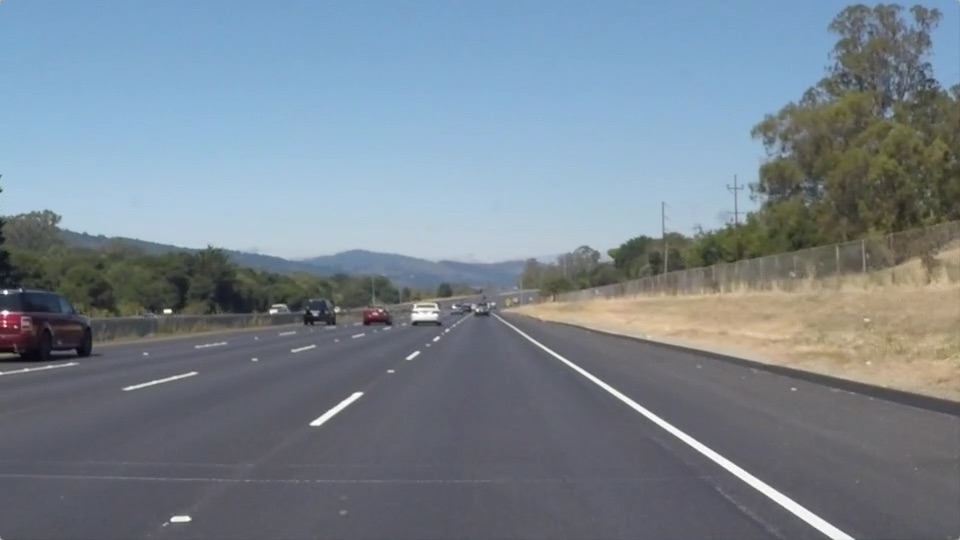
#> input picture test_images/solidWhiteRight.jpg, 960 x 540 px
$ python -i 'lane .py'   (imports and definitions only)
#> lines starting #> are read from the running program, lines starting #| are printed output that depends on the picture; after the words box and inside, x2 and y2 are one past the last pixel; in counts of white or black regions, pixels touching at a corner belong together
#!/usr/bin/env python
# coding: utf-8

# In[1]:


import matplotlib


# # Get the required Images and Videos

# In[2]:


# [1 line not run here, left out]


# In[3]:


from distutils.dir_util import copy_tree
import shutil
# [2 lines not run here, left out]


# # Color Selection

# In[4]:


import matplotlib.pyplot as plt
import matplotlib.image as mpimg
import numpy as np

# Read in the image
# [1 line not run here, left out]

# Grab the x and y size and make a copy of the image
# [1 line that did not run here, left out]
# [1 line that did not run here, left out]
# [1 line that did not run here, left out]

# Define color selection criteria
###### MODIFY THESE VARIABLES TO MAKE YOUR COLOR SELECTION
red_threshold = 200
green_threshold = 200
blue_threshold = 200
######

rgb_threshold = [red_threshold, green_threshold, blue_threshold]

# Do a boolean or with the "|" character to identify
# pixels below the thresholds
# [3 lines that did not run here, left out]
# [1 line that did not run here, left out]

# Display the image
# [6 lines not run here, left out]

# Uncomment the following code if you are running the code locally and wish to save the image
# mpimg.imsave("test-after.jpg", color_select)


# # Region Masking

# In[5]:


import matplotlib.pyplot as plt
import matplotlib.image as mpimg
import numpy as np

# Read in the image
# [1 line not run here, left out]

# Grab the x and y size and make a copy of the image
# [1 line that did not run here, left out]
# [1 line that did not run here, left out]
# [1 line that did not run here, left out]
# [1 line that did not run here, left out]

# Define color selection criteria
# MODIFY THESE VARIABLES TO MAKE YOUR COLOR SELECTION
red_threshold = 200
green_threshold = 200
blue_threshold = 200

rgb_threshold = [red_threshold, green_threshold, blue_threshold]

# Define the vertices of a triangular mask.
# Keep in mind the origin (x=0, y=0) is in the upper left
# MODIFY THESE VALUES TO ISOLATE THE REGION
# WHERE THE LANE LINES ARE IN THE IMAGE
left_bottom = [100, 539]
right_bottom = [950, 539]
apex = [480, 290]

# Perform a linear fit (y=Ax+B) to each of the three sides of the triangle
# np.polyfit returns the coefficients [A, B] of the fit
fit_left = np.polyfit((left_bottom[0], apex[0]), (left_bottom[1], apex[1]), 1)
fit_right = np.polyfit((right_bottom[0], apex[0]), (right_bottom[1], apex[1]), 1)
fit_bottom = np.polyfit((left_bottom[0], right_bottom[0]), (left_bottom[1], right_bottom[1]), 1)

# Mask pixels below the threshold
# [3 lines that did not run here, left out]

# Find the region inside the lines
# [1 line that did not run here, left out]
# [3 lines that did not run here, left out]

# Mask color and region selection
# [1 line that did not run here, left out]
# Color pixels red where both color and region selections met
# [1 line that did not run here, left out]

# Display the image and show region and color selections
# [1 line not run here, left out]
x = [left_bottom[0], right_bottom[0], apex[0], left_bottom[0]]
y = [left_bottom[1], right_bottom[1], apex[1], left_bottom[1]]
# [9 lines not run here, left out]


# # Canny Edge Detection

# In[1]:


import matplotlib.pyplot as plt
import matplotlib.image as mpimg
import numpy as np
import cv2

# Read in the image and convert to grayscale
# Note: in the previous example we were reading a .jpg
# Here we read a .png and convert to 0,255 bytescale
# [1 line not run here, left out]
# [1 line that did not run here, left out]

# Define a kernel size for Gaussian smoothing / blurring
kernel_size = 5 # Must be an odd number (3, 5, 7...)
# [1 line that did not run here, left out]

# Define our parameters for Canny and run it
low_threshold = 180
high_threshold = 240
# [1 line that did not run here, left out]

# Display the image
# [12 lines not run here, left out]
# [1 line that did not run here, left out]

# Define a kernel size and apply Gaussian smoothing
kernel_size = 5
# [1 line that did not run here, left out]

# Define our parameters for Canny and apply
low_threshold = 180
high_threshold = 240
# [1 line that did not run here, left out]

# Next we'll create a masked edges image using cv2.fillPoly()
# [1 line that did not run here, left out]
ignore_mask_color = 255

# This time we are defining a four sided polygon to mask
# [1 line that did not run here, left out]
# [1 line that did not run here, left out]
# [1 line not run here, left out]
# [1 line that did not run here, left out]

# Define the Hough transform parameters
# Make a blank the same size as our image to draw on
rho = 1 # distance resolution in pixels of the Hough grid
theta = np.pi/180 # angular resolution in radians of the Hough grid
threshold = 2     # minimum number of votes (intersections in Hough grid cell)
min_line_length = 4 #minimum number of pixels making up a line
max_line_gap = 5    # maximum gap in pixels between connectable line segments
# [1 line that did not run here, left out]

# Run Hough on edge detected image
# Output "lines" is an array containing endpoints of detected line segments
# [2 lines that did not run here, left out]

# Iterate over the output "lines" and draw lines on a blank image
# [3 lines not run here, left out]

# Create a "color" binary image to combine with line image
# [1 line that did not run here, left out]

# Draw the lines on the edge image
# [1 line that did not run here, left out]
# [1 line that did not run here, left out]
# [6 lines not run here, left out]


# # Lane Detection Pipeline

# In[3]:


import math

def grayscale(img):
    """Applies the Grayscale transform
    This will return an image with only one color channel
    but NOTE: to see the returned image as grayscale
    (assuming your grayscaled image is called 'gray')
    you should call plt.imshow(gray, cmap='gray')"""
    return cv2.cvtColor(img, cv2.COLOR_RGB2GRAY)
    # Or use BGR2GRAY if you read an image with cv2.imread()
    # return cv2.cvtColor(img, cv2.COLOR_BGR2GRAY)

def canny(img, low_threshold, high_threshold):
    """Applies the Canny transform"""
    return cv2.Canny(img, low_threshold, high_threshold)

def gaussian_blur(img, kernel_size):
    """Applies a Gaussian Noise kernel"""
    return cv2.GaussianBlur(img, (kernel_size, kernel_size), 0)

def region_of_interest(img, vertices):
    """
    Applies an image mask.

    Only keeps the region of the image defined by the polygon
    formed from `vertices`. The rest of the image is set to black.
    `vertices` should be a numpy array of integer points.
    """
    #defining a blank mask to start with
    mask = np.zeros_like(img)

    #defining a 3 channel or 1 channel color to fill the mask with depending on the input image
    if len(img.shape) > 2:
        channel_count = img.shape[2]  # i.e. 3 or 4 depending on your image
        ignore_mask_color = (255,) * channel_count
    else:
        ignore_mask_color = 255

    #filling pixels inside the polygon defined by "vertices" with the fill color
    cv2.fillPoly(mask, vertices, ignore_mask_color)

    #returning the image only where mask pixels are nonzero
    masked_image = cv2.bitwise_and(img, mask)
    return masked_image


def draw_lines(img, lines, color=[255, 0, 0], thickness=10):
    """
    NOTE: this is the function you might want to use as a starting point once you want to
    average/extrapolate the line segments you detect to map out the full
    extent of the lane (going from the result shown in raw-lines-example.mp4
    to that shown in P1_example.mp4).

    Think about things like separating line segments by their
    slope ((y2-y1)/(x2-x1)) to decide which segments are part of the left
    line vs. the right line.  Then, you can average the position of each of
    the lines and extrapolate to the top and bottom of the lane.

    This function draws `lines` with `color` and `thickness`.
    Lines are drawn on the image inplace (mutates the image).
    If you want to make the lines semi-transparent, think about combining
    this function with the weighted_img() function below
    """
    for line in lines:
        for x1,y1,x2,y2 in line:
            cv2.line(img, (x1, y1), (x2, y2), color, thickness)

def slope_lines(image,lines):

    img = image.copy()
    poly_vertices = []
    order = [0,1,3,2]

    left_lines = [] # Like /
    right_lines = [] # Like \
    for line in lines:
        for x1,y1,x2,y2 in line:

            if x1 == x2:
                pass #Vertical Lines
            else:
                m = (y2 - y1) / (x2 - x1)
                c = y1 - m * x1

                if m < 0:
                    left_lines.append((m,c))
                elif m >= 0:
                    right_lines.append((m,c))

    left_line = np.mean(left_lines, axis=0)
    right_line = np.mean(right_lines, axis=0)

    #print(left_line, right_line)

    for slope, intercept in [left_line, right_line]:

        #getting complete height of image in y1
        rows, cols = image.shape[:2]
        y1= int(rows) #image.shape[0]

        #taking y2 upto 60% of actual height or 60% of y1
        y2= int(rows*0.6) #int(0.6*y1)

        #we know that equation of line is y=mx +c so we can write it x=(y-c)/m
        x1=int((y1-intercept)/slope)
        x2=int((y2-intercept)/slope)
        poly_vertices.append((x1, y1))
        poly_vertices.append((x2, y2))
        draw_lines(img, np.array([[[x1,y1,x2,y2]]]))

    poly_vertices = [poly_vertices[i] for i in order]
    cv2.fillPoly(img, pts = np.array([poly_vertices],'int32'), color = (0,255,0))
    return cv2.addWeighted(image,0.7,img,0.4,0.)

    #cv2.polylines(img,np.array([poly_vertices],'int32'), True, (0,0,255), 10)
    #print(poly_vertices)

def hough_lines(img, rho, theta, threshold, min_line_len, max_line_gap):
    """
    `img` should be the output of a Canny transform.

    Returns an image with hough lines drawn.
    """
    lines = cv2.HoughLinesP(img, rho, theta, threshold, np.array([]), minLineLength=min_line_len, maxLineGap=max_line_gap)
    line_img = np.zeros((img.shape[0], img.shape[1], 3), dtype=np.uint8)
    #draw_lines(line_img, lines)
    line_img = slope_lines(line_img,lines)
    return line_img

# Python 3 has support for cool math symbols.

def weighted_img(img, initial_img, α=0.1, β=1., γ=0.):
    """
    `img` is the output of the hough_lines(), An image with lines drawn on it.
    Should be a blank image (all black) with lines drawn on it.

    `initial_img` should be the image before any processing.

    The result image is computed as follows:

    initial_img * α + img * β + γ
    NOTE: initial_img and img must be the same shape!
    """
    lines_edges = cv2.addWeighted(initial_img, α, img, β, γ)
    #lines_edges = cv2.polylines(lines_edges,get_vertices(img), True, (0,0,255), 10)
    return lines_edges
def get_vertices(image):
    rows, cols = image.shape[:2]
    bottom_left  = [cols*0.15, rows]
    top_left     = [cols*0.45, rows*0.6]
    bottom_right = [cols*0.95, rows]
    top_right    = [cols*0.55, rows*0.6]

    ver = np.array([[bottom_left, top_left, top_right, bottom_right]], dtype=np.int32)
    return ver


# In[4]:


# Lane finding Pipeline
def lane_finding_pipeline(image):

    #Grayscale
    gray_img = grayscale(image)
    #Gaussian Smoothing
    smoothed_img = gaussian_blur(img = gray_img, kernel_size = 5)
    #Canny Edge Detection
    canny_img = canny(img = smoothed_img, low_threshold = 180, high_threshold = 240)
    #Masked Image Within a Polygon
    masked_img = region_of_interest(img = canny_img, vertices = get_vertices(image))
    #Hough Transform Lines
    houghed_lines = hough_lines(img = masked_img, rho = 1, theta = np.pi/180, threshold = 20, min_line_len = 20, max_line_gap = 180)
    #Draw lines on edges
    output = weighted_img(img = houghed_lines, initial_img = image, α=0.8, β=1., γ=0.)

    return output


# # Test our Algorithm Pipeline with different Images

# In[14]:


import os

# [22 lines not run here, left out]

>>> import cv2
>>> picture = cv2.cvtColor(cv2.imread('test_images/solidWhiteRight.jpg'), cv2.COLOR_BGR2RGB)
>>> result = lane_finding_pipeline(picture)
#> in canny, `return cv2.Canny(img, low_threshold, high_threshold)`:
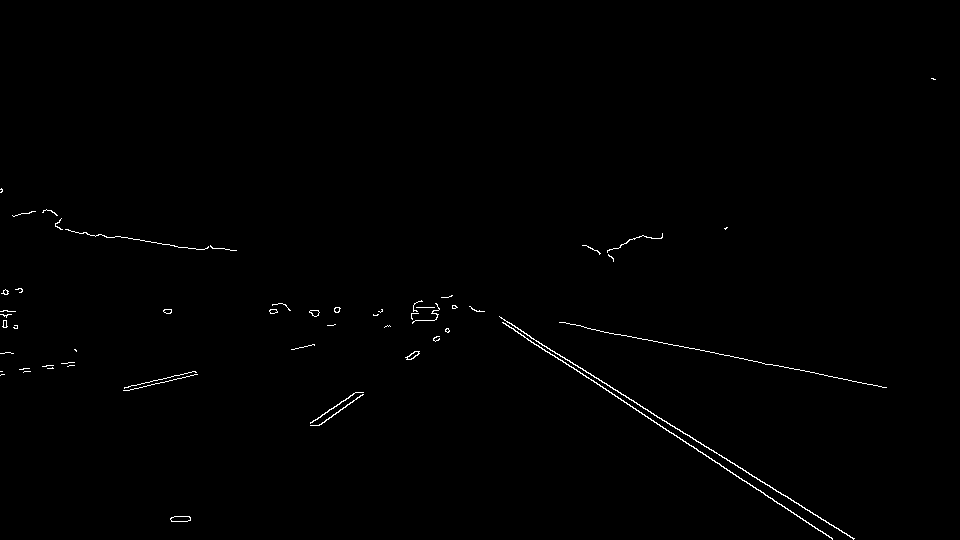
#> returned value: shape (540, 960); 0.54% white in thin lines or dots, all inside (x1, y1, x2, y2) = (0, 78, 936, 540)
#> in region_of_interest, `cv2.fillPoly(mask, vertices, ignore_mask_color)`:
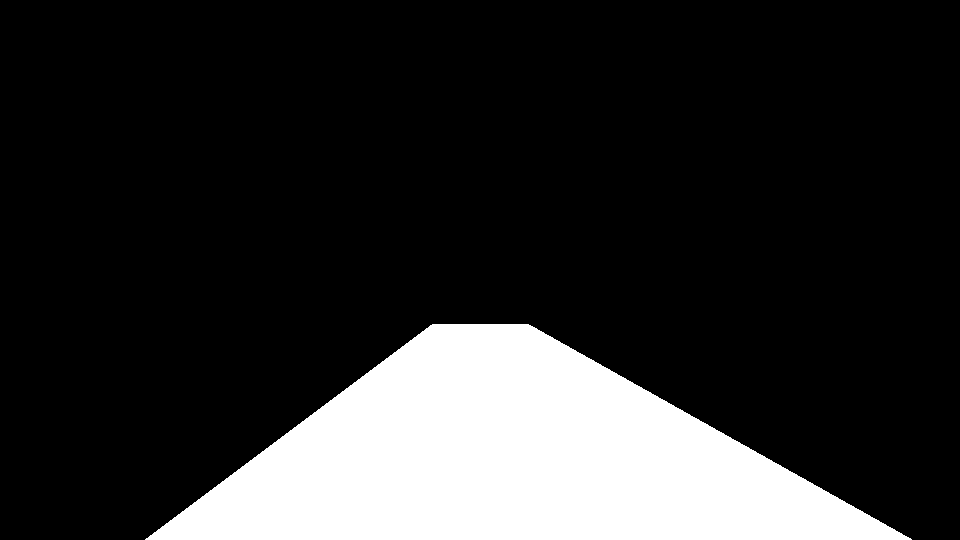
#> mask: shape (540, 960); 18% white; 1 white region, box (x1, y1, x2, y2) and area: (145, 324, 912, 540) 93432
#> in region_of_interest, `masked_image = cv2.bitwise_and(img, mask)`:
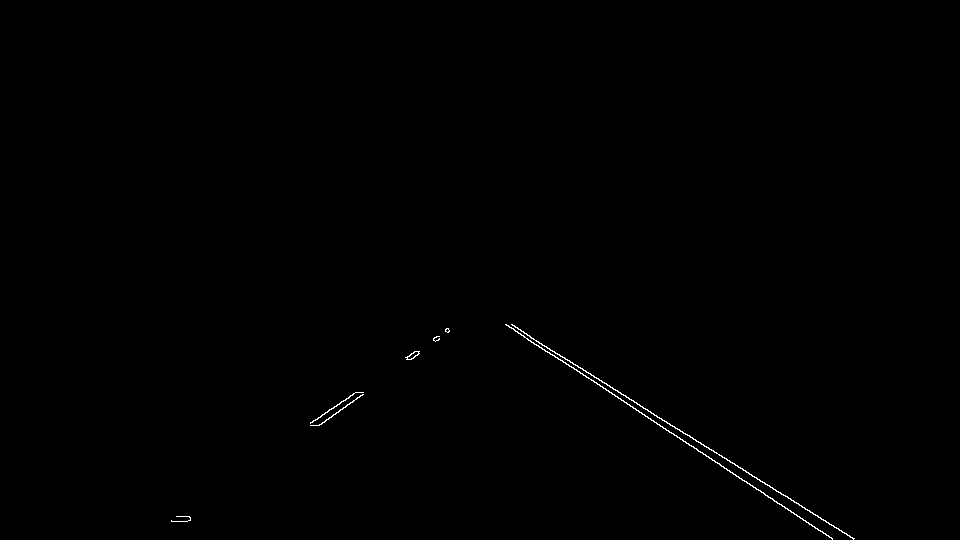
#> masked_image: shape (540, 960); 0.27% white in thin lines or dots, all inside (x1, y1, x2, y2) = (171, 324, 855, 540)
#> in hough_lines, `lines = cv2.HoughLinesP(img, rho, theta, threshold, np.array([]), minL..`: lines = [[518, 329, 853, 539], [506, 325, 822, 531], [511, 324, 854, 538], [506, 324, 673, 433], [310, 423, 446, 331], [187, 521, 449, 331], [791, 512, 832, 538], [534, 344, 825, 533], [329, 409, 448, 328]]
#> the loop in slope_lines, `for line in lines:` made 9 passes
#> after the loop in slope_lines, `for line in lines:`: left_lines = [(-0.676, 632.7), (-0.725, 656.6), (-0.681, 632.9)]; right_lines = [(0.627, 4.28), (0.652, -4.86), (0.624, 5.18), (0.653, -6.26), (0.634, 10.39), (0.649, -2.82)]
#> in slope_lines, `left_line = np.mean(left_lines, axis=0)`: left_line = [-0.694, 640.8]
#> in slope_lines, `right_line = np.mean(right_lines, axis=0)`: right_line = [0.64, 0.985]
#> the loop in slope_lines, `for slope, intercept in [left_line, right_line]:` made 2 passes
#> (slope, intercept, rows, cols, y1, y2, x1, x2) on passes 1 to 2: (-0.694, 640.8, 540, 960, 540, 324, 145, 456), (0.64, 0.985, 540, 960, 540, 324, 842, 504)
#> after the loop in slope_lines, `for slope, intercept in [left_line, right_line]:`:
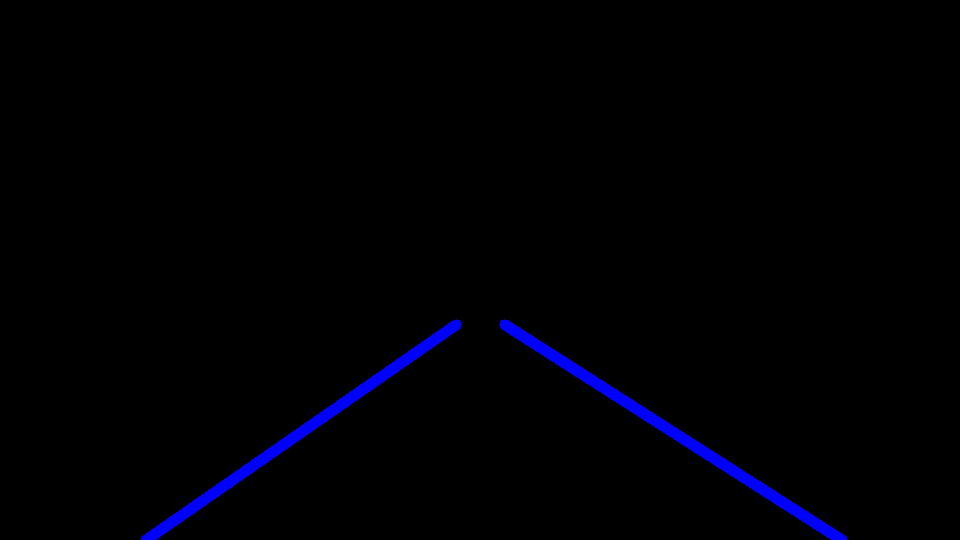
#> img: shape (540, 960, 3); mean of channels 0, 1, 2 4.3, 0, 0; drawn as B, G, R
#> after the loop in slope_lines, `for slope, intercept in [left_line, right_line]:`: poly_vertices = [(145, 540), (456, 324), (842, 540), (504, 324)]
#> in slope_lines, `poly_vertices = [poly_vertices[i] for i in order]`: poly_vertices = [(145, 540), (456, 324), (504, 324), (842, 540)]
#> in slope_lines, `cv2.fillPoly(img, pts = np.array([poly_vertices],'int32'), color = (0,..`:
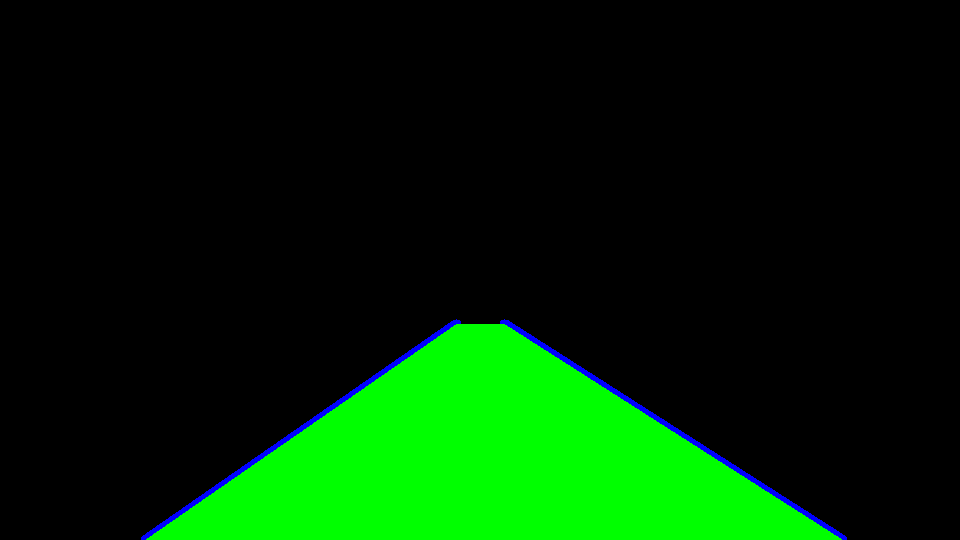
#> img: shape (540, 960, 3); 15.54% of pixels changed, all inside (x1, y1, x2, y2) = (146, 324, 842, 540); drawn as B, G, R
#> in slope_lines, `return cv2.addWeighted(image,0.7,img,0.4,0.)`:
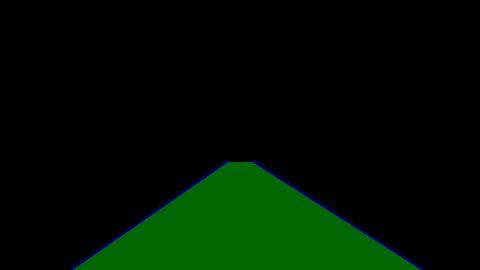
#> returned value: shape (540, 960, 3) (shown at 1/2 size); mean of channels 0, 1, 2 0.8, 15.9, 0; drawn as B, G, R
#> in weighted_img, `lines_edges = cv2.addWeighted(initial_img, α, img, β, γ)`:
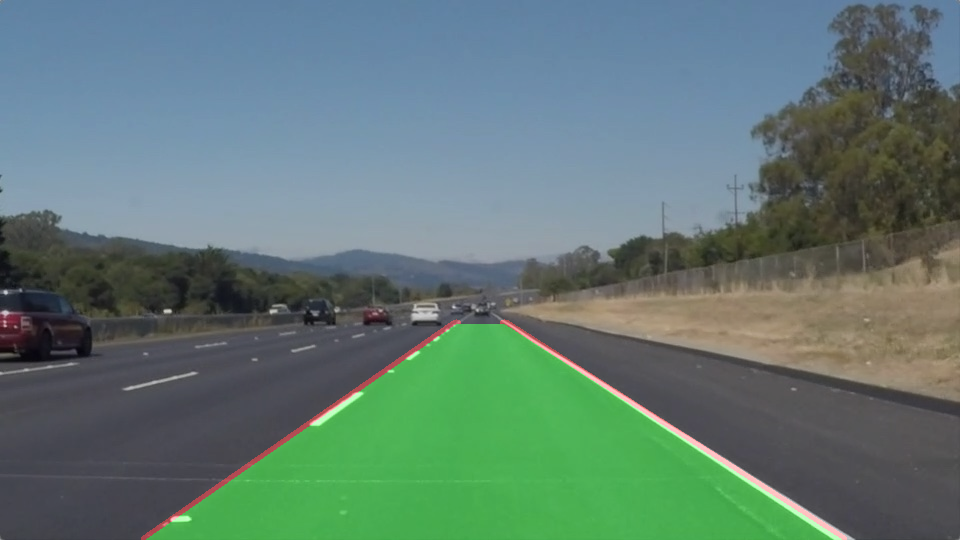
#> lines_edges: shape (540, 960, 3); mean R, G, B 96.9, 121.8, 114.9
